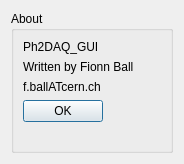
<?xml version="1.0" encoding="UTF-8"?>
<ui version="4.0">
 <class>AboutBox</class>
 <widget class="QDialog" name="AboutBox">
  <property name="geometry">
   <rect>
    <x>0</x>
    <y>0</y>
    <width>184</width>
    <height>164</height>
   </rect>
  </property>
  <property name="sizePolicy">
   <sizepolicy hsizetype="Fixed" vsizetype="Fixed">
    <horstretch>0</horstretch>
    <verstretch>0</verstretch>
   </sizepolicy>
  </property>
  <property name="windowTitle">
   <string>Dialog</string>
  </property>
  <layout class="QVBoxLayout" name="verticalLayout">
   <item>
    <widget class="QGroupBox" name="gbAbout">
     <property name="title">
      <string>About</string>
     </property>
     <layout class="QVBoxLayout" name="verticalLayout_2">
      <item>
       <widget class="QLabel" name="lblOne">
        <property name="text">
         <string>Ph2DAQ_GUI</string>
        </property>
       </widget>
      </item>
      <item>
       <widget class="QLabel" name="lblTwo">
        <property name="text">
         <string>Written by Fionn Ball</string>
        </property>
       </widget>
      </item>
      <item>
       <widget class="QLabel" name="label_3">
        <property name="text">
         <string>f.ballATcern.ch</string>
        </property>
       </widget>
      </item>
      <item>
       <widget class="QDialogButtonBox" name="btnOK">
        <property name="orientation">
         <enum>Qt::Vertical</enum>
        </property>
        <property name="standardButtons">
         <set>QDialogButtonBox::Ok</set>
        </property>
       </widget>
      </item>
     </layout>
    </widget>
   </item>
  </layout>
 </widget>
 <resources/>
 <connections>
  <connection>
   <sender>btnOK</sender>
   <signal>accepted()</signal>
   <receiver>AboutBox</receiver>
   <slot>accept()</slot>
   <hints>
    <hint type="sourcelabel">
     <x>248</x>
     <y>254</y>
    </hint>
    <hint type="destinationlabel">
     <x>157</x>
     <y>274</y>
    </hint>
   </hints>
  </connection>
  <connection>
   <sender>btnOK</sender>
   <signal>rejected()</signal>
   <receiver>AboutBox</receiver>
   <slot>reject()</slot>
   <hints>
    <hint type="sourcelabel">
     <x>316</x>
     <y>260</y>
    </hint>
    <hint type="destinationlabel">
     <x>286</x>
     <y>274</y>
    </hint>
   </hints>
  </connection>
 </connections>
</ui>
